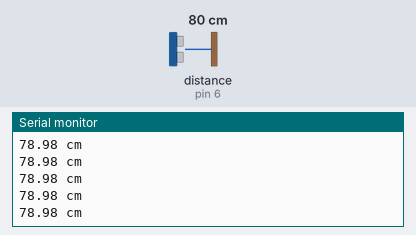
Simulated run of this sketch. Board: Arduino Uno, built with avr-gcc and run on an emulated ATmega328P. On the bench: the last lines printed to the serial monitor. Wiring (inferred from the names in the program): ultrasonic range finder: trigger pin 5; echo pin 6. The test bench sets the inputs (shaded band); at power-on: distance to the obstacle (sensor on pin 6) 80 cm. The echo pulse lasts 58.3 µs per cm.

Above: at 1.2 s.
1.3 s: distance to the obstacle (sensor on pin 6) set to 299 cm
At 1.62 s:
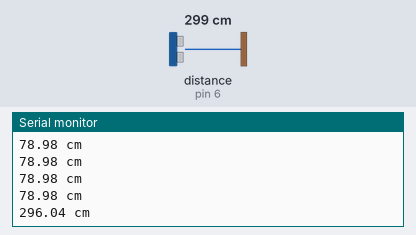
4.3 s: distance to the obstacle (sensor on pin 6) set to 2 cm
At 4.45 s:
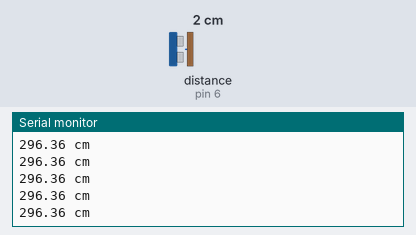
Timing chart, 0 to 7.3 s (numbered marks = the images above; inputs shaded):
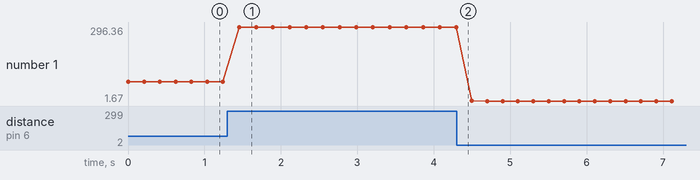

Measured:
- after the input at 1.3 s, the serial monitor: prints a new line after 0.16 s (image 1)
- plotted number 1: 78.98 → 296.36 after the input at 1.3 s, 296.36 → 1.67 after the input at 4.3 s

The sketch:

ultrasonic_sensor.ino
```cpp
/*  Ultrasonic Sensor
 *  Pins => [Vcc,Trigger,Echo,GND]
 *  Chandima B Samarasinghe
 */

#define ECHOPIN 6 //the pin which is used to get echo feedback
#define TRIGPIN 5 //the pin which is used to produce ultrasonic bursts

void setup() {
 Serial.begin(9600); //setting the serial connection
 pinMode(ECHOPIN, INPUT);
 pinMode(TRIGPIN, OUTPUT);
}

void loop() {
 //Start ranging- generating a trigger of 10us bursts
 // produced signal would looks like, _|-----|
 digitalWrite(TRIGPIN, LOW); delayMicroseconds(2); digitalWrite(TRIGPIN, HIGH); delayMicroseconds(10); digitalWrite(TRIGPIN, LOW);

 //distance calculation
 float distance=pulseIn(ECHOPIN,HIGH); //pulseIn() function return the time in microsecs (the time for reach the echo), and assigned it to distance variable
 distance=distance/58.8235; //using simple math, 2*DISTANCE=(speed_of_sound)*(time_in_miliseconds)*10^(-6)*10^2; ==> DISTANCE=(340*distance)/10000; ==> DISTANCE=distance/58.8235;
 Serial.print(distance); //print the distance in serial monitor
 Serial.println(" cm");
 delay(200); //delay 200mili seconds
}
```
